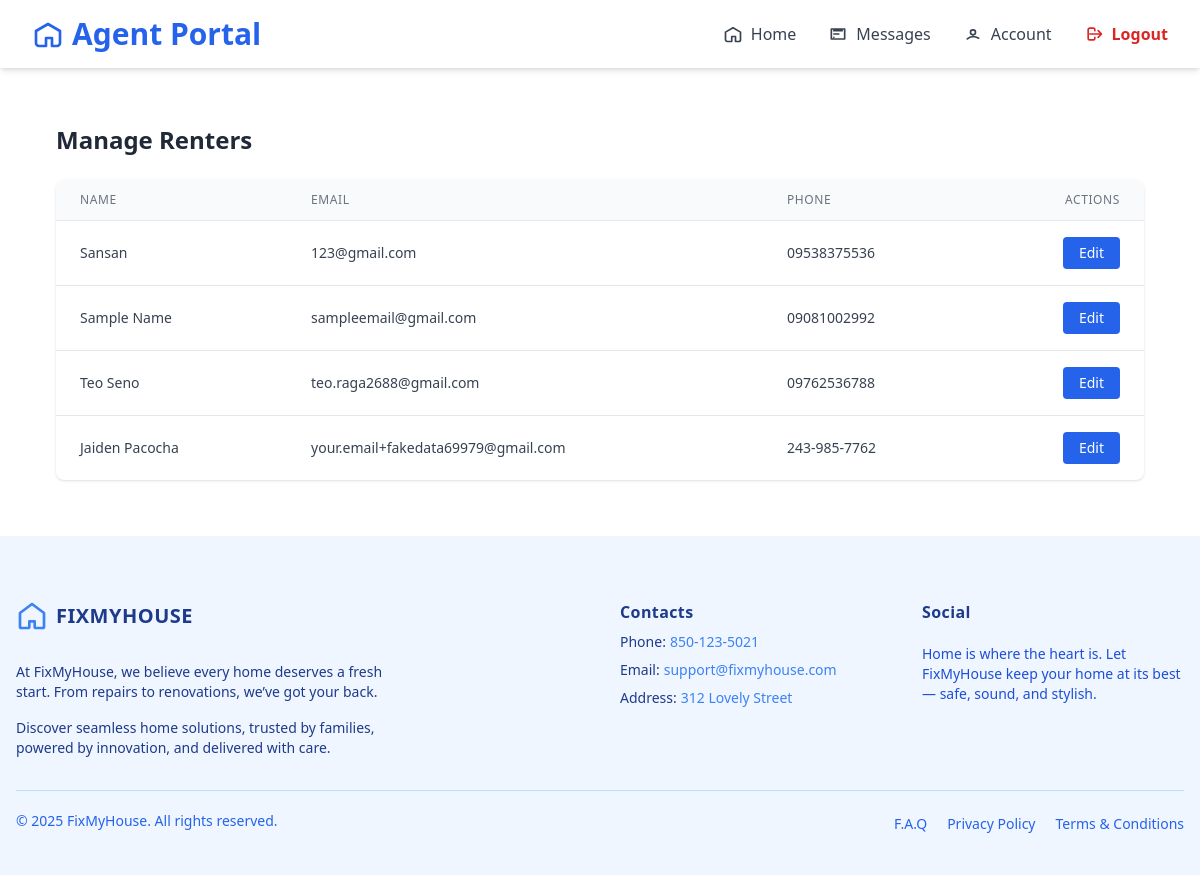
/agent/renters/ (signed in), run on an earlier commit of the app's database.
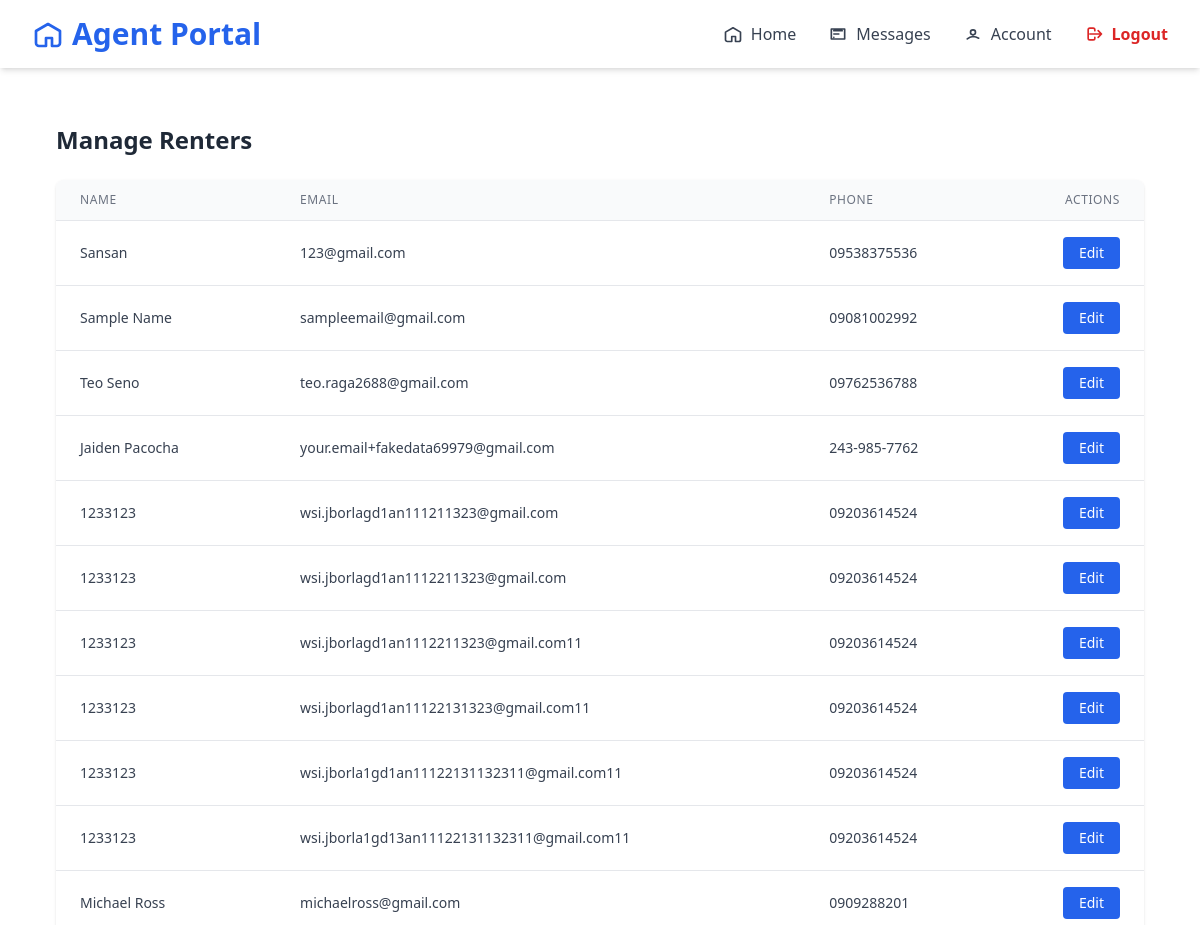
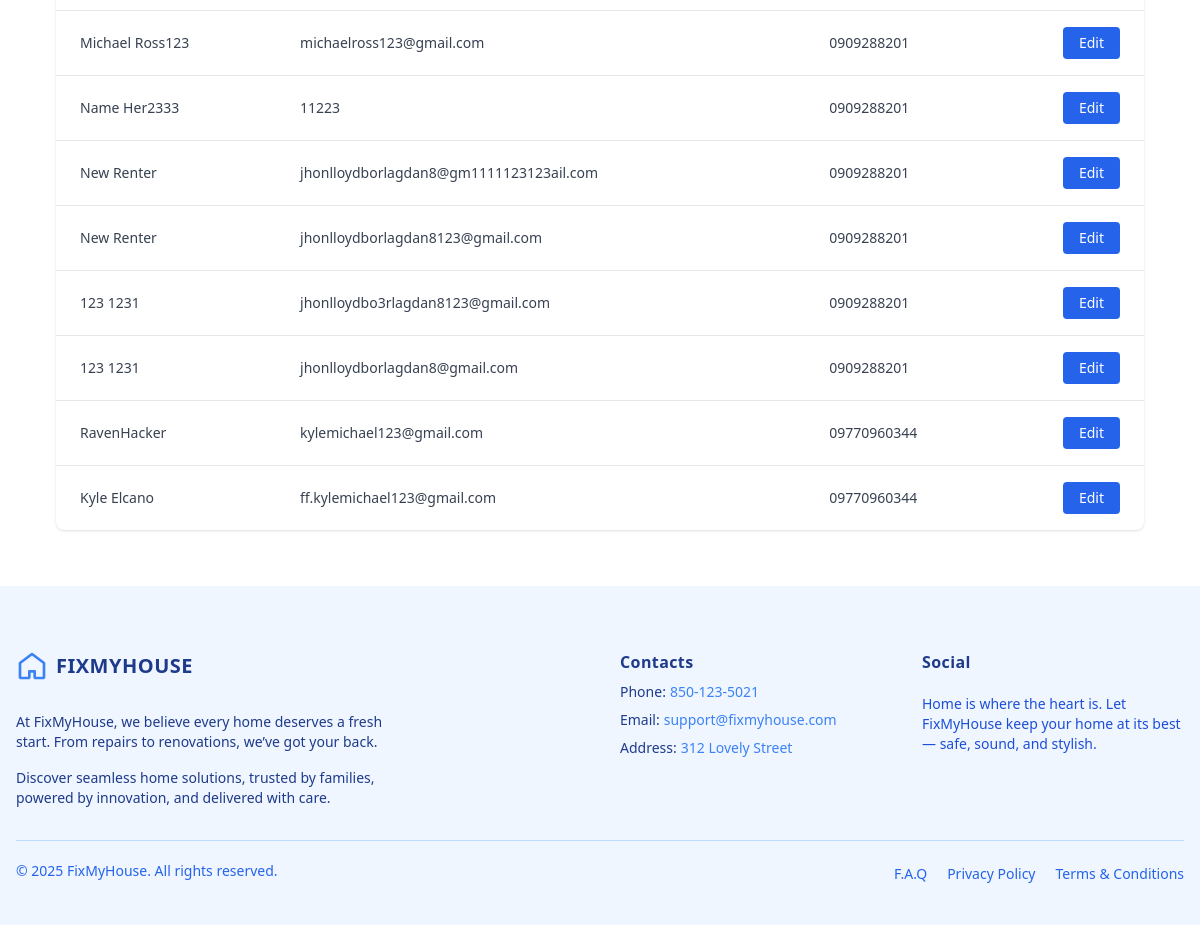
And on a later commit of the database (2 pictures, top to bottom).
### renter/models/renter.py (models this page shows, shortened)
class Renter(models.Model):
    user = models.OneToOneField(User, on_delete=models.CASCADE,null=True)
    name = models.CharField(max_length=255)
    email = models.EmailField(unique=True)
    phone = models.CharField(max_length=20)
    password = models.CharField(max_length=128)  # store hashed password (later)
    gender = models.CharField(max_length=10, blank=True, null=True)
    date_of_birth = models.DateField(blank=True, null=True)
    company_name = models.CharField(max_length=255, blank=True, null=True)
    contact_person = models.CharField(max_length=255, blank=True, null=True)
    contact_person_email = models.EmailField(blank=True, null=True)
    contact_phone = models.CharField(max_length=20, blank=True, null=True)
    state = models.CharField(max_length=100, blank=True, null=True)
    city = models.CharField(max_length=100, blank=True, null=True)
    zip_code = models.CharField(max_length=20, blank=True, null=True)
    company_address_line1 = models.CharField(max_length=255, blank=True, null=True)
    company_address_line2 = models.CharField(max_length=255, blank=True, null=True)
    company_postal_code = models.CharField(max_length=20, blank=True, null=True)
    upload_option = models.CharField(max_length=50, blank=True, null=True)  # 'manual' or 'report'
    property_image = models.ImageField(upload_to='property_images/', blank=True, null=True)
    floor_count = models.PositiveIntegerField(blank=True, null=True)
    room_count = models.PositiveIntegerField(blank=True, null=True)
    rooms = models.JSONField(blank=True, null=True)  # example: [{"type": "Bedroom"}, {"type": "Kitchen"}]
    address_line1 = models.CharField(max_length=255, blank=True, null=True)
    address_line2 = models.CharField(max_length=255, blank=True, null=True)
    house_state = models.CharField(max_length=100, blank=True, null=True)
    house_city = models.CharField(max_length=100, blank=True, null=True)
    house_zip = models.CharField(max_length=20, blank=True, null=True)

### agent/views.py (the view)
# urls.py: path('renters/', views.RenterListView.as_view(), name='manage_renters'),
@method_decorator(login_required, name='dispatch')
class RenterListView(ListView):
    model = Renter
    template_name = 'components/home/manageRenters.html'  # you’ll create this
    context_object_name = 'renters'

### agent/templates/components/home/manageRenters.html (shortened to what this page needs)
{% extends "baseAgent.html" %}
{% load widget_tweaks %}
{% block content %}
{% include 'components/home/navigatorBaseAgent.html' %}
<div class="max-w-7xl px-4 sm:px-6 lg:px-8 py-8 m-6">
    <h2 class="text-2xl font-bold text-gray-800 mb-6">Manage Renters</h2>
    <div class="overflow-x-auto bg-white shadow rounded-lg">
        <table class="min-w-full divide-y divide-gray-200">
            <thead class="bg-gray-50">
                <tr>
                    <th scope="col" class="px-6 py-3 text-left text-xs font-medium text-gray-500 uppercase tracking-wider">Name</th>
                    <th scope="col" class="px-6 py-3 text-left text-xs font-medium text-gray-500 uppercase tracking-wider">Email</th>
                    <th scope="col" class="px-6 py-3 text-left text-xs font-medium text-gray-500 uppercase tracking-wider">Phone</th>
                    <th scope="col" class="px-6 py-3 text-right text-xs font-medium text-gray-500 uppercase tracking-wider">Actions</th>
                </tr>
            </thead>
            <tbody class="divide-y divide-gray-200 text-sm text-gray-700">
                {% for renter in renters %}
                <tr class="hover:bg-gray-50 transition duration-150">
                    <td class="px-6 py-4 whitespace-nowrap">{{ renter.name }}</td>
                    <td class="px-6 py-4 whitespace-nowrap">{{ renter.email }}</td>
                    <td class="px-6 py-4 whitespace-nowrap">{{ renter.phone }}</td>
                    <td class="px-6 py-4 whitespace-nowrap text-right">
                        <a href="{% url 'edit_renter' renter.id %}"
                            class="inline-flex items-center px-4 py-1.5 text-sm font-medium text-white bg-blue-600 rounded hover:bg-blue-700 focus:outline-none">
                            Edit
                        </a>
                    </td>
                </tr>
                {% empty %}
                <tr>
                    <td colspan="4" class="px-6 py-4 text-center text-gray-500">No renters found.</td>
                </tr>
                {% endfor %}
            </tbody>
        </table>
    </div>
</div>
{% include 'components/footerAgent.html' %}
{% endblock %}

### agent/templates/baseAgent.html (shortened to what this page needs)
<!DOCTYPE html>
<html lang="en">
<head>
    <script src="https://cdn.tailwindcss.com"></script>
</head>
    <body>
        {% block content %}
        {% endblock %}
    </body>
</html>

### agent/templates/components/home/navigatorBaseAgent.html (shortened to what this page needs)
<nav class="flex justify-between items-center px-8 py-4 bg-white shadow-md sticky top-0 z-50">
    <h1 class="text-3xl font-bold text-blue-600 flex items-center gap-2">
        <svg xmlns="http://www.w3.org/2000/svg" class="h-8 w-8 text-blue-600" fill="none" viewBox="0 0 24 24" stroke="currentColor">
            <path stroke-linecap="round" stroke-linejoin="round" stroke-width="2" d="M3 9.75L12 4.5l9 5.25v9a2.25 2.25 0 01-2.25 2.25h-3.75V15h-4.5v6H5.25A2.25 2.25 0 013 18.75v-9z" />
        </svg>
        <span>Agent Portal</span>
    </h1>
    <div id="menu" class="hidden md:flex flex-col md:flex-row md:items-center absolute md:static top-16 left-0 w-full md:w-auto bg-white md:bg-transparent p-4 md:p-0 shadow md:shadow-none z-50 space-y-4 md:space-y-0 md:space-x-8">
        <a href="{% url 'home_agent' %}" class="flex items-center text-gray-700 hover:text-blue-600 transition gap-2">
            <svg xmlns="http://www.w3.org/2000/svg" class="h-5 w-5" fill="none" viewBox="0 0 24 24" stroke="currentColor">
                <path stroke-linecap="round" stroke-linejoin="round" stroke-width="2" d="M3 9.75L12 4.5l9 5.25v9a2.25 2.25 0 01-2.25 2.25h-3.75V15h-4.5v6H5.25A2.25 2.25 0 013 18.75v-9z" />
            </svg>
            <span>Home</span>
        </a>
        <a href="/chat/" class="flex items-center text-gray-700 hover:text-blue-600 transition gap-2">
            <svg xmlns="http://www.w3.org/2000/svg" class="h-5 w-5" fill="none" viewBox="0 0 24 24" stroke="currentColor">
                <path stroke-linecap="round" stroke-linejoin="round" stroke-width="2" d="M7 8h10M7 12h6m-6 4h.01M4 6h16v12H4z" />
            </svg>
            <span>Messages</span>
        </a>
        <a href="{% url 'profile_agent' %}" class="flex items-center text-gray-700 hover:text-blue-600 transition gap-2">
            <svg xmlns="http://www.w3.org/2000/svg" class="h-5 w-5" fill="none" viewBox="0 0 24 24" stroke="currentColor">
                <path stroke-linecap="round" stroke-linejoin="round" stroke-width="2" d="M5.121 17.804A11.963 11.963 0 0112 15c2.45 0 4.71.748 6.879 2.026M15 10a3 3 0 11-6 0 3 3 0 016 0z" />
            </svg>
            <span>Account</span>
        </a>
        <form id="logout-form" method="POST" action="{% url 'logout_agent' %}">
            <button type="submit" class="flex items-center text-red-600 font-bold hover:text-red-800 transition">
                <svg xmlns="http://www.w3.org/2000/svg" class="h-5 w-5 mr-2" fill="none" viewBox="0 0 24 24" stroke="currentColor">
                    <path stroke-linecap="round" stroke-linejoin="round" stroke-width="2" d="M17 16l4-4m0 0l-4-4m4 4H7m6 4v1a2 2 0 01-2 2H7a2 2 0 01-2-2V7a2 2 0 012-2h4a2 2 0 012 2v1" />
                </svg>
                Logout
            </button>
        </form>
    </div>
</nav>

### agent/templates/components/footerAgent.html (shortened to what this page needs)
<div class="w-full px-4 pt-16 bg-blue-50">
  <div class="grid gap-10 row-gap-6 mb-8 sm:grid-cols-2 lg:grid-cols-4 max-w-screen-xl mx-auto">
    <div class="sm:col-span-2">
      <a href="/" aria-label="Go home" title="FixMyHouse" class="inline-flex items-center">
        <svg class="w-8 text-blue-500" fill="none" stroke="currentColor" stroke-width="2" viewBox="0 0 24 24" stroke-linecap="round" stroke-linejoin="round">
          <path d="M3 9.75L12 3l9 6.75V20a1 1 0 0 1-1 1h-5a1 1 0 0 1-1-1v-4H10v4a1 1 0 0 1-1 1H4a1 1 0 0 1-1-1V9.75z"></path>
        </svg>
        <span class="ml-2 text-xl font-bold tracking-wide text-blue-900 uppercase">FixMyHouse</span>
      </a>
      <div class="mt-6 lg:max-w-sm">
        <p class="text-sm text-blue-900">
          At FixMyHouse, we believe every home deserves a fresh start. From repairs to renovations, we’ve got your back.
        </p>
        <p class="mt-4 text-sm text-blue-900">
          Discover seamless home solutions, trusted by families, powered by innovation, and delivered with care.
        </p>
      </div>
    </div>
    <div class="space-y-2 text-sm">
      <p class="text-base font-bold tracking-wide text-blue-900">Contacts</p>
      <div class="flex">
        <p class="mr-1 text-blue-900">Phone:</p>
        <a href="tel:850-123-5021" aria-label="Our phone" title="Our phone" class="transition-colors duration-300 text-blue-500 hover:text-blue-700">850-123-5021</a>
      </div>
      <div class="flex">
        <p class="mr-1 text-blue-900">Email:</p>
        <a href="mailto:support@fixmyhouse.com" aria-label="Our email" title="Our email" class="transition-colors duration-300 text-blue-500 hover:text-blue-700">support@fixmyhouse.com</a>
      </div>
      <div class="flex">
        <p class="mr-1 text-blue-900">Address:</p>
        <a href="https://www.google.com/maps" target="_blank" rel="noopener noreferrer" aria-label="Our address" title="Our address" class="transition-colors duration-300 text-blue-500 hover:text-blue-700">
          312 Lovely Street
        </a>
      </div>
    </div>
    <div>
      <span class="text-base font-bold tracking-wide text-blue-900">Social</span>
      <p class="mt-4 text-sm text-blue-700">
        Home is where the heart is. Let FixMyHouse keep your home at its best — safe, sound, and stylish.
      </p>
    </div>
  </div>
  <div class="flex flex-col-reverse justify-between pt-5 pb-10 border-t lg:flex-row border-blue-200 max-w-screen-xl mx-auto">
    <p class="text-sm text-blue-600">
      © 2025 FixMyHouse. All rights reserved.
    </p>
    <ul class="flex flex-col mb-3 space-y-2 lg:mb-0 sm:space-y-0 sm:space-x-5 sm:flex-row">
      <li>
        <a href="/" class="text-sm text-blue-600 transition-colors duration-300 hover:text-blue-700">F.A.Q</a>
      </li>
      <li>
        <a href="/" class="text-sm text-blue-600 transition-colors duration-300 hover:text-blue-700">Privacy Policy</a>
      </li>
      <li>
        <a href="/" class="text-sm text-blue-600 transition-colors duration-300 hover:text-blue-700">Terms &amp; Conditions</a>
      </li>
    </ul>
  </div>
</div>

What changed in the data, as far as the page shows it:
added Renter: name "1233123", email "wsi.jborlagd1an111211323@gmail.com", phone "09203614524"
added Renter: name "1233123", email "wsi.jborlagd1an1112211323@gmail.com", phone "09203614524"
added Renter: name "1233123", email "wsi.jborlagd1an1112211323@gmail.com11", phone "09203614524"
added Renter: name "1233123", email "wsi.jborlagd1an11122131323@gmail.com11", phone "09203614524"
added Renter: name "1233123", email "wsi.jborla1gd1an11122131132311@gmail.com11", phone "09203614524"
added Renter: name "1233123", email "wsi.jborla1gd13an11122131132311@gmail.com11", phone "09203614524"
added Renter: name "Michael Ross", email "michaelross@gmail.com", phone "0909288201"
added Renter: name "Michael Ross123", email "michaelross123@gmail.com", phone "0909288201"
added Renter: name "Name Her2333", email "11223", phone "0909288201"
added Renter: name "New Renter", email "jhonlloydborlagdan8@gm1111123123ail.com", phone "0909288201"
added Renter: name "New Renter", email "jhonlloydborlagdan8123@gmail.com", phone "0909288201"
added Renter: name "123 1231", email "jhonlloydbo3rlagdan8123@gmail.com", phone "0909288201"
added Renter: name "123 1231", email "jhonlloydborlagdan8@gmail.com", phone "0909288201"
added Renter: name "RavenHacker", email "kylemichael123@gmail.com", phone "09770960344"
added Renter: name "Kyle Elcano", email "ff.kylemichael123@gmail.com", phone "09770960344"
